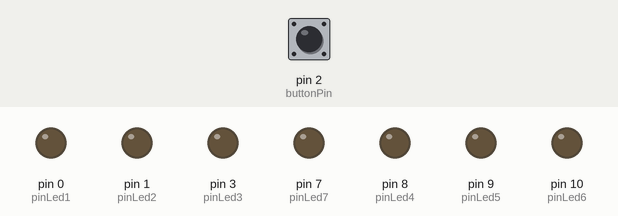
Simulated run of this sketch. Board: Arduino Uno, built with avr-gcc and run on an emulated ATmega328P. Parts: output pins drawn as LEDs (lit = HIGH). Inputs (shaded band) come from the test bench; at power-on: pin 2 (buttonPin) LOW. Random numbers use the default seed unless the sketch sets one.

Above: at 1.2 s.
1.3 s: pin 2 (buttonPin) pulled HIGH for 0.15 s
At 3.77 s:
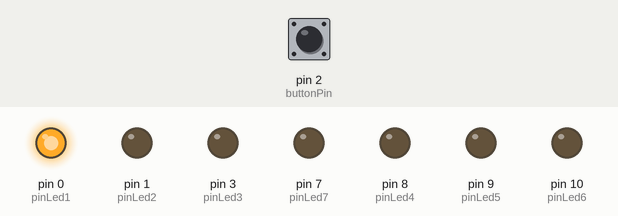
4.3 s: pin 2 (buttonPin) pulled HIGH for 3.2 s
At 5.4 s:
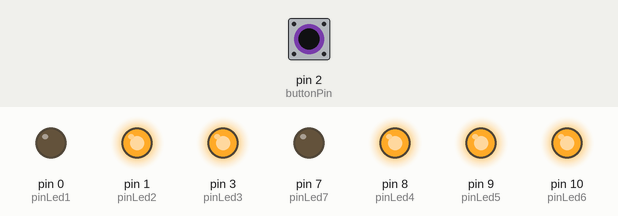
Timing chart, 0 to 13.4 s (numbered marks = the images above; inputs shaded):
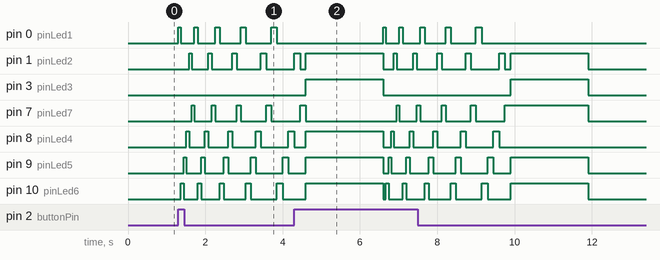

The sketch:

bennetDice.ino
```cpp
/* 24
     6
    ---
 1 |   | 5
    ---
 7 | 3 | 4
    --- .
     2  x
*/

byte pinLed1 = 0;
byte pinLed2 = 1;
byte pinLed3 = 3;
byte pinLed4 = 8;
byte pinLed5 = 9;
byte pinLed6 = 10;
byte pinLed7 = 7;
byte buttonPin = 2;

void setup ()
{
  pinMode (pinLed1, OUTPUT);
  pinMode (pinLed2, OUTPUT);
  pinMode (pinLed3, OUTPUT);
  pinMode (pinLed4, OUTPUT);
  pinMode (pinLed5, OUTPUT);
  pinMode (pinLed6, OUTPUT);
  pinMode (pinLed7, OUTPUT);
  pinMode (buttonPin, INPUT);
  randomSeed(analogRead(4));
}

void loop() {

  short buttonState = digitalRead(buttonPin);
  if (buttonState == HIGH){
    for(int i = 1; i < 6; i++) {
      int dd = 50 + (20 * i);
      digitalWrite (pinLed7, LOW);
      digitalWrite (pinLed1, HIGH);
      delay (dd);
       digitalWrite (pinLed1, LOW);
      digitalWrite (pinLed6, HIGH);
      delay (dd);
       digitalWrite (pinLed6, LOW);
      digitalWrite (pinLed5, HIGH);
      delay (dd);
       digitalWrite (pinLed5, LOW);
      digitalWrite (pinLed4, HIGH);
      delay (dd);
       digitalWrite (pinLed4, LOW);
       digitalWrite (pinLed2, HIGH);
      delay (dd);
       digitalWrite (pinLed2, LOW);
       digitalWrite (pinLed7, HIGH);
      delay (dd);
    }
    digitalWrite (pinLed7, LOW);
    byte ran = random(1, 7);
    switch(ran) {
      case 1:
      {
      digitalWrite (pinLed4, HIGH);
      digitalWrite (pinLed5, HIGH);
      break;
      }
      case 2:
      {
      digitalWrite (pinLed6, HIGH);
      digitalWrite (pinLed5, HIGH);
      digitalWrite (pinLed3, HIGH);
      digitalWrite (pinLed7, HIGH);
      digitalWrite (pinLed2, HIGH);
            break;
      }
      case 3:
      {
      digitalWrite (pinLed6, HIGH);
      digitalWrite (pinLed5, HIGH);
      digitalWrite (pinLed3, HIGH);
      digitalWrite (pinLed4, HIGH);
      digitalWrite (pinLed2, HIGH);
      break;
      }
      case 4:
      {
      digitalWrite (pinLed1, HIGH);
      digitalWrite (pinLed5, HIGH);
      digitalWrite (pinLed3, HIGH);
      digitalWrite (pinLed4, HIGH);
            break;
      }
      case 5:
      {
      digitalWrite (pinLed6, HIGH);
      digitalWrite (pinLed1, HIGH);
      digitalWrite (pinLed3, HIGH);
      digitalWrite (pinLed4, HIGH);
      digitalWrite (pinLed2, HIGH);
            break;
      }
      case 6:
      {
      digitalWrite (pinLed6, HIGH);
      digitalWrite (pinLed1, HIGH);
      digitalWrite (pinLed3, HIGH);
      digitalWrite (pinLed4, HIGH);
      digitalWrite (pinLed2, HIGH);
      digitalWrite (pinLed7, HIGH);
      }
    }

    delay (2000);
  }
  digitalWrite (pinLed1, LOW);
  digitalWrite (pinLed2, LOW);
  digitalWrite (pinLed3, LOW);
  digitalWrite (pinLed4, LOW);
  digitalWrite (pinLed5, LOW);
  digitalWrite (pinLed6, LOW);
  digitalWrite (pinLed7, LOW);
}
```

Measured:
- by itself, pin 3 (pinLed3): alternates HIGH for 2.0 s and LOW for 3.3 s
